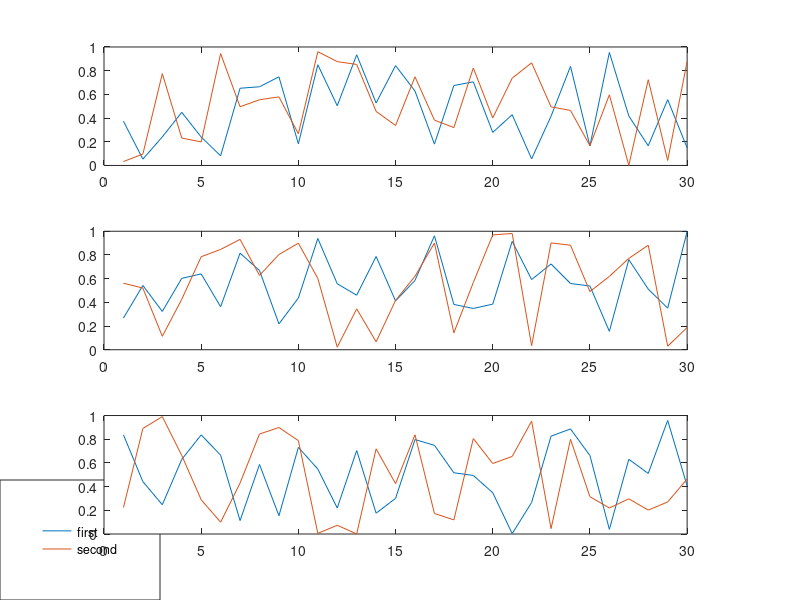

Here is the MATLAB script that generated this plot:
function tmp()
%     ax1 = subplot(2,2,1);
%     plot(rand(30,2))
%     subplot(2,2,3);
%     plot(rand(30,2))
%     p1 = get(ax1,'Position');
%     legend({'foo', 'bar'}, 'Position', [p1(1)+1.25*p1(3), p1(2), 0.5*p1(2), 0.5*p1(4)])
    ax1 = subplot(3,1,1);
    plot(rand(30,2))
    ax2 = subplot(3,1,2);
    plot(rand(30,2))
    xl = legend({'first','second'},'Location','EastOutside');
    ax3 = subplot(3,1,3);
    plot(rand(30,2))
    p1 = get(ax1,'Position');
    p2 = get(ax2,'Position');
    p3 = get(ax3,'Position');
    %set(ax1,'Position',[p2(1) p1(2) p2(3) p1(4)])
    %set(ax3,'Position',[p2(1) p3(2) p2(3) p3(4)])
    set(xl, 'Position', [0 0 0.2 0.2])
end